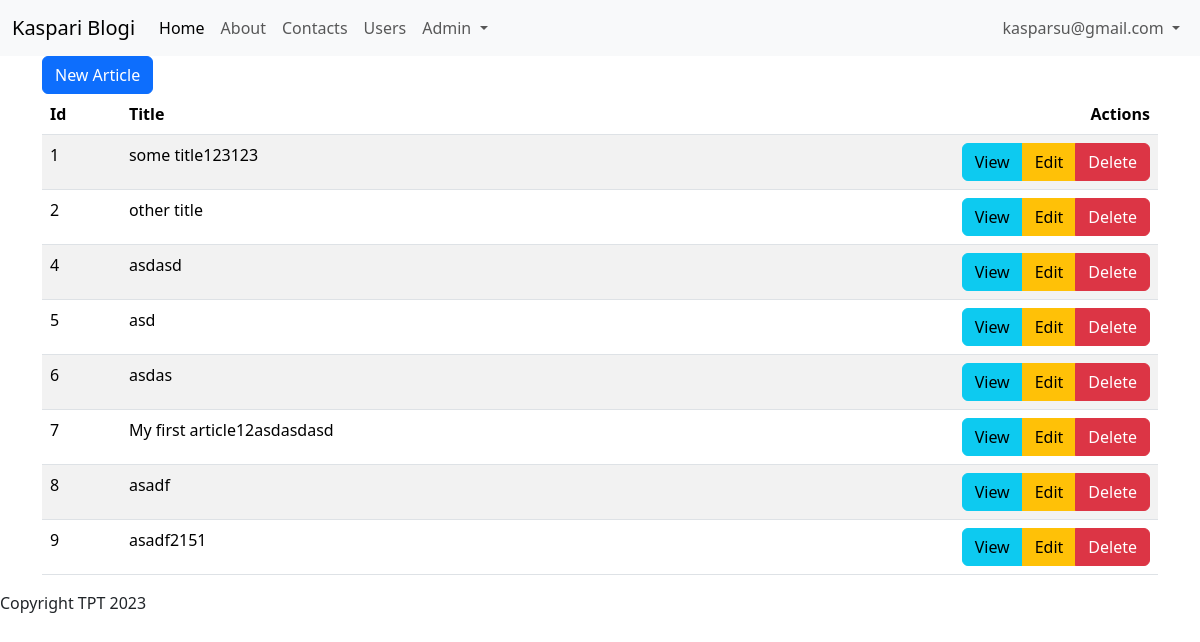
Screenshot of /admin/articles (signed in) with the database file from the repository.
### tables this page shows
CREATE TABLE users
(
    id       integer
        constraint users_pk
            primary key autoincrement,
    email    text not null
        constraint users_pk2
            unique,
    password text not null
);

CREATE TABLE "articles"
(
    id    integer
        constraint articles_pk
            primary key autoincrement,
    title text not null,
    body  text
);

### src/Controllers/ArticlesController.php (called while the page is built, shortened)
<?php
class ArticlesController {
    public function index(){
        $articles = Article::all();
        include 'views/articles/index.php';
    }
}

### src/DB.php (called while the page is built, shortened)
<?php
class DB {
    public $conn;
    public function __construct()
    {
        try {
            $this->conn = new PDO("sqlite:" . __DIR__ . "/../db.sqlite");
            $this->conn->setAttribute(PDO::ATTR_ERRMODE, PDO::ERRMODE_EXCEPTION);
        } catch(PDOException $e) {
            echo "Connection failed: " . $e->getMessage();
        }
    }
    public function all($table, $class){
        $stmt = $this->conn->prepare("SELECT * FROM $table");
        $stmt->execute();
        $stmt->setFetchMode(PDO::FETCH_CLASS, $class);
        return $stmt->fetchAll();
    }
    public function find($table, $class, $id){
        $stmt = $this->conn->prepare("SELECT * FROM $table WHERE id=$id");
        $stmt->execute();
        $stmt->setFetchMode(PDO::FETCH_CLASS, $class);
        return $stmt->fetch();
    }
}

### src/Models/Model.php (called while the page is built, shortened)
<?php
class Model {
    public static $table;
    public static function all(){
        $db = new DB();
        return $db->all(static::$table, static::class);
    }
    public static function find($id){
        $db = new DB();
        return $db->find(static::$table, static::class, $id);
    }
}

### src/Models/User.php (called while the page is built, shortened)
<?php
class User extends Model {
    public static function auth(){
        if(isset($_SESSION['user_id'])){
            return User::find($_SESSION['user_id']);
        }
        return null;
    }
}

### helpers.php (called while the page is built, shortened)
<?php
function auth(){
    return User::auth();
}

### views/articles/index.php (the view)
<?php include 'views/partials/header.php' ?>
    <a class="btn btn-primary" href="/admin/articles/new">New Article</a>
    <table class="table table-striped table-hover">
        <thead>
            <th>Id</th>
            <th>Title</th>
            <th class="text-end">Actions</th>
        </thead>
        <tbody>
            <?php foreach($articles as $article): ?>
                <tr>
                    <td><?=$article->id?></td>
                    <td><?=$article->title?></td>
                    <td class="text-end">
                    <div class="btn-group" role="group" aria-label="Basic example">
                        <a class="btn btn-info" href="/admin/articles/show?id=<?=$article->id?>">View</a>
                        <a class="btn btn-warning" href="/admin/articles/edit?id=<?=$article->id?>">Edit</a>
                        <a class="btn btn-danger" href="/admin/articles/delete?id=<?=$article->id?>">Delete</a>
                    </div>
                    </td>
                </tr>
            <?php endforeach; ?>
        </tbody>
    </table>
<?php include 'views/partials/footer.php' ?>

### views/partials/nav.php (shortened to what this page needs)
<nav class="navbar navbar-expand-lg bg-body-tertiary">
  <div class="container-fluid">
    <a class="navbar-brand" href="/">Kaspari Blogi</a>
    <div class="collapse navbar-collapse justify-content-between" id="navbarNav">
      <ul class="navbar-nav">
        <li class="nav-item">
          <a class="nav-link active" aria-current="page" href="/">Home</a>
        </li>
        <li class="nav-item">
          <a class="nav-link" href="/about">About</a>
        </li>
        <li class="nav-item">
          <a class="nav-link" href="/contacts">Contacts</a>
        </li>
        <li>
          <a class="nav-link" href="/users">Users</a>
        </li>
        <?php if(auth()): ?>
          <li class="nav-item dropdown">
            <a class="nav-link dropdown-toggle" href="#" role="button" data-bs-toggle="dropdown" aria-expanded="false">
              Admin
            </a>
          </li>
        <?php endif ?>
      </ul>
      <ul class="navbar-nav">
        <?php if(auth()): ?>
          <li class="nav-item dropdown">
            <a class="nav-link dropdown-toggle" href="#" role="button" data-bs-toggle="dropdown" aria-expanded="false">
              <?=auth()->email?>
            </a>
          </li>
        <?php endif ?>
      </ul>
    </div>
  </div>
</nav>

### rows the page displays
users: email "kasparsu@gmail.com"
articles: id "1", title "some title123123"
articles: id "2", title "other title"
articles: id "4", title "asdasd"
articles: id "5", title "asd"
articles: id "6", title "asdas"
articles: id "7", title "My first article12asdasdasd"
articles: id "8", title "asadf"
articles: id "9", title "asadf2151"
